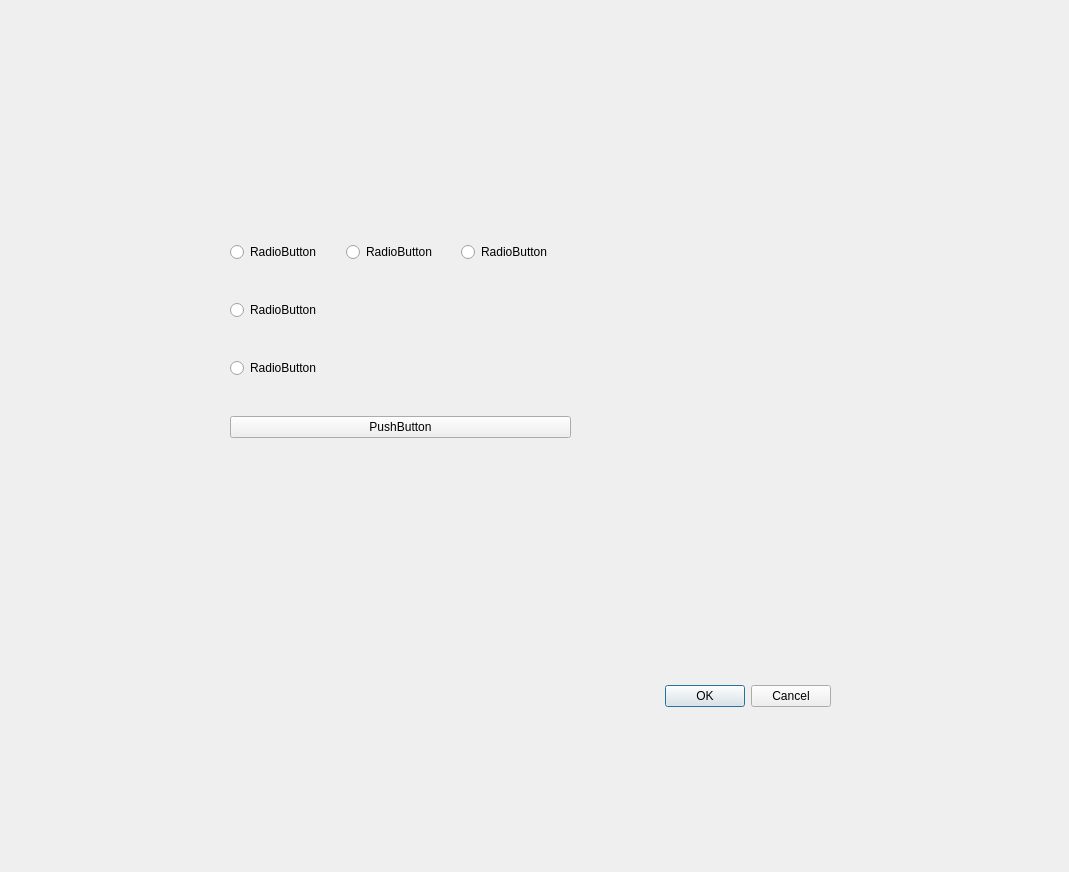
<?xml version="1.0" encoding="UTF-8"?>
<ui version="4.0">
 <class>Dialog</class>
 <widget class="QDialog" name="Dialog">
  <property name="geometry">
   <rect>
    <x>0</x>
    <y>0</y>
    <width>1069</width>
    <height>872</height>
   </rect>
  </property>
  <property name="windowTitle">
   <string>Dialog</string>
  </property>
  <widget class="QDialogButtonBox" name="buttonBox">
   <property name="geometry">
    <rect>
     <x>490</x>
     <y>680</y>
     <width>341</width>
     <height>32</height>
    </rect>
   </property>
   <property name="orientation">
    <enum>Qt::Orientation::Horizontal</enum>
   </property>
   <property name="standardButtons">
    <set>QDialogButtonBox::StandardButton::Cancel|QDialogButtonBox::StandardButton::Ok</set>
   </property>
  </widget>
  <widget class="QWidget" name="verticalLayoutWidget">
   <property name="geometry">
    <rect>
     <x>230</x>
     <y>210</y>
     <width>341</width>
     <height>261</height>
    </rect>
   </property>
   <layout class="QVBoxLayout" name="verticalLayout">
    <item>
     <layout class="QHBoxLayout" name="horizontalLayout">
      <item>
       <widget class="QRadioButton" name="radioButton_5">
        <property name="text">
         <string>RadioButton</string>
        </property>
       </widget>
      </item>
      <item>
       <widget class="QRadioButton" name="radioButton_4">
        <property name="text">
         <string>RadioButton</string>
        </property>
       </widget>
      </item>
      <item>
       <widget class="QRadioButton" name="radioButton_3">
        <property name="text">
         <string>RadioButton</string>
        </property>
       </widget>
      </item>
     </layout>
    </item>
    <item>
     <widget class="QRadioButton" name="radioButton_2">
      <property name="text">
       <string>RadioButton</string>
      </property>
     </widget>
    </item>
    <item>
     <widget class="QRadioButton" name="radioButton">
      <property name="text">
       <string>RadioButton</string>
      </property>
     </widget>
    </item>
    <item>
     <widget class="QPushButton" name="pushButton">
      <property name="text">
       <string>PushButton</string>
      </property>
     </widget>
    </item>
   </layout>
  </widget>
 </widget>
 <resources/>
 <connections>
  <connection>
   <sender>buttonBox</sender>
   <signal>accepted()</signal>
   <receiver>Dialog</receiver>
   <slot>accept()</slot>
   <hints>
    <hint type="sourcelabel">
     <x>248</x>
     <y>254</y>
    </hint>
    <hint type="destinationlabel">
     <x>157</x>
     <y>274</y>
    </hint>
   </hints>
  </connection>
  <connection>
   <sender>buttonBox</sender>
   <signal>rejected()</signal>
   <receiver>Dialog</receiver>
   <slot>reject()</slot>
   <hints>
    <hint type="sourcelabel">
     <x>316</x>
     <y>260</y>
    </hint>
    <hint type="destinationlabel">
     <x>286</x>
     <y>274</y>
    </hint>
   </hints>
  </connection>
 </connections>
</ui>
